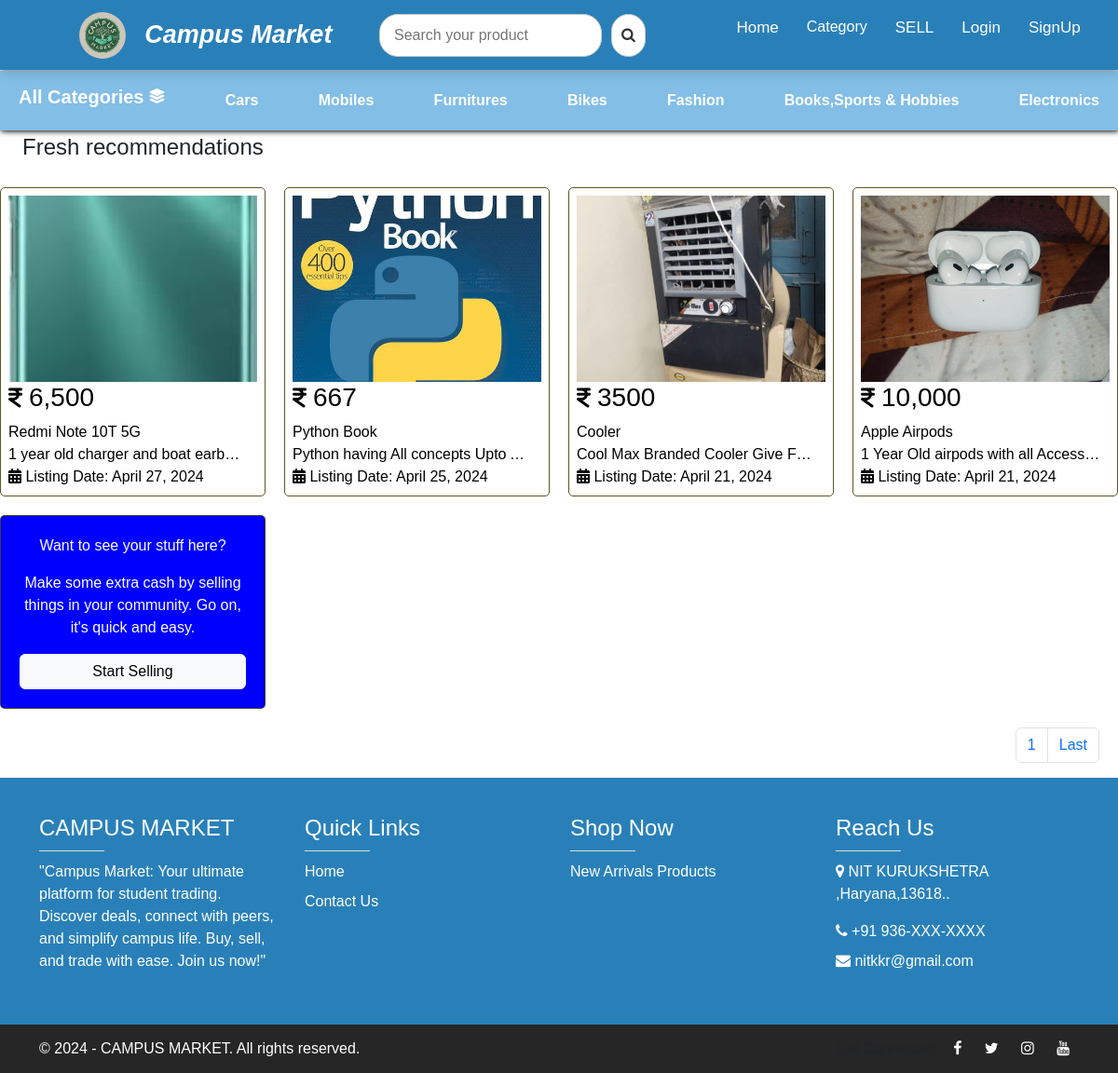
The page / on the database its author committed.
### Olxapp/models.py (models this page shows, shortened)
class Category(models.Model):
	name = models.CharField(max_length=100)

class Olx(models.Model):
    user = models.ForeignKey(User,on_delete = models.SET_NULL,null = True,blank = True)
    category = models.ForeignKey(Category, on_delete=models.CASCADE, default=1)
    title = models.CharField(max_length = 50)
    Description = models.TextField()
    SET_A_PRICE = models.CharField(max_length =50)
    Upload_image = models.ImageField(upload_to="image/",max_length=250,null=True,default=None)
    list_date = models.DateField(auto_now_add=True)
    Approved = models.BooleanField('Approved',default=False)

### pythonProject/views.py (the view)
# urls.py: path('',views.homePage,name="homepage"),
def homePage(request):
   save = Olx.objects.all().order_by('-list_date')
   cats = Category.objects.all()
   paginator = Paginator(save,7)
   page_number = request.GET.get('page')
   ServiceDataFinal =  paginator.get_page(page_number)
   totalPage = ServiceDataFinal.paginator.num_pages
   if  request.GET.get('serch') :
       item = request.GET.get('serch')
       if item!=None:
        ServiceDataFinal = Olx.objects.filter(title__icontains = item)
   data = {
           'store':ServiceDataFinal,
           'cats':cats,
             'totalPage':totalPage, #to get last page
       'totalPageList' : [n+1 for n in range(totalPage)],
        }
   return render(request,"navbar.html",data)

### templates/navbar.html (shortened to what this page needs)
{% include "header.html" %}
<div class="recommend">
<h4>Fresh recommendations</h4><hr>
</div>
  <div class="content_sell">
    {% for content in store %}
    {% if content.Approved %}
    <div class="item_sell">
      <a href="/item/{{content.id}}">
        <div class="item_contain">
          <div class="item_img">
            <img src="/media/{{content.Upload_image}}" class="sell_image" alt="">
          </div>
          <span class="item_price">
             <i class="fa-solid fa-indian-rupee-sign"></i>
             <h3>{{content.SET_A_PRICE}}</h3>
          </span>
          <div class="extra">{{content.title}}</div>
          <div class="item_desc">
            {{content.Description}}
          </div>
          <div>
            <i class="fas fa-calendar"></i> Listing Date:
            <span class="float-right ">{{content.list_date}}</span>
          </div>
        </div>
      </a>
    </div>
    {% endif %}
    {% endfor %}
    <div class="ads">
      <div>
        <p>Want to see your stuff here?</p>
        <p>Make some extra cash by selling things in your community. Go on, it's quick and easy.</p>
      </div>
      <a href="/sell/" class='btn btn-light'>Start Selling</a>
    </div>
  </div>
<div class="slider">
  <div aria-label="...">
    <ul class="pagination">
      {% for page in totalPageList  %}
      <li class="page-item"><a class="page-link" <a href="/?page={{page}}">{{page}}</a></li>
  {% endfor %}
      <li class="page-item">
        <a class="page-link" href="/?page={{totalPage}}">Last</a>
      </li>
    </ul>
  </div>
</div>
  {% include "footer_olx.html" %}
</body>
</html>

### templates/header.html (shortened to what this page needs)
<!DOCTYPE html>
<html lang="en" >
<head>
  <link rel="stylesheet" href="https://cdnjs.cloudflare.com/ajax/libs/font-awesome/6.5.1/css/all.min.css">
  <link href="https://stackpath.bootstrapcdn.com/font-awesome/4.7.0/css/font-awesome.min.css" rel="stylesheet">
  <link href="https://cdn.jsdelivr.net/npm/bootstrap@5.2.0-beta1/dist/css/bootstrap.min.css" rel="stylesheet">
</head>
<body>
 <div class="nav-conatiner">
  <nav>
    <div class="navbar">
      <div class="logo">
        <a href="/"><img src="/media/logo.jpg" width="50px" height="50px" alt="" style="border-radius: 50%;"></a>
        <div class="logo_write">
          <a href="/">
            <span class="nit">Campus</span>
            <span class="market">Market</span>
          </a>
        </div>
      </div>
      <form>
        <div class="search-form">
          <input type="search" placeholder="Search your product" class="search-input" name="serch" />
          <button class="search-button" type="submit" >
            <i class="fa fa-search"></i>
          </button>
        </div>
      </form>
      <div class="menu_contain">
        <ul class="menu">
          {% if request.user.is_superuser %}
          <li><a href="/requests/">Requests</a></li>
          {% else %}
          <li><a href="/">Home</a></li>
          {% endif %}
          <li><div class="dropdown">
            <button class="dropbtn" >Category</button>
          </div></li>
          <li><a href="/sell/" href="SELL">SELL</a></li>
          {% if request.user.is_authenticated %}
          <li><a href="/profile/">
            {% if user.profile.profile_image %}
            <img src="{{user.profile.profile_image.url}}"  style="border-radius: 50%; width:30px; height: 30px;">
            {% else %}
            <img src="{{user.profile.default.url}}" class="rounded float-right" height="30px" width="30px" style="border-radius : 50% ;" >
            {% endif %}
          </a>
        </li>
          <li><a href="/log_out/">Log Out</a></li>
         {% comment %} <li><a href="/ log_out/">Log Out</a></li> {% endcomment %}
          {% else %}
          <li><a href="/login/">Login</a></li>
          <li><a href="/signup/">SignUp</a></li>
          {% endif %}
        </ul>
      </div>
    </div>
  </nav>
  <div class="hero">
    <div class="catog">
      <h5><a href="/">All Categories</a></h5>
     <a href="/"> <i class="fa-solid fa-layer-group"></i></a>
    </div>
    {% for i in cats  %}
    <a href="/category/{{i.id}}">{{i.name}}</a>
    {% endfor %}
    </div>
    </div>

### templates/header.html (style rules this page uses)
* { margin: 0; padding: 0; box-sizing: border-box; font-family: 'Poppins', sans-serif; }
body { width: 100%; box-sizing: border-box; }
nav { position: fixed; left: 0; top: 0; width: 100%; height: 75px; background: #2980b9; box-shadow: 0 5px 10px rgba(0, 0, 0, 0.1); }
nav .navbar { display: flex; align-items: center; justify-content: space-around; height: 100%; max-width: 100%; background: #2980b9; margin-left: 40px; }
nav .navbar .logo a { color: #fff; font-size: 27px; font-weight: 600; text-decoration: none; margin-left: 20px; }
.menu_contain { display: flex; box-sizing: border-box; }
nav .navbar .menu { display: flex; }
.navbar .menu li { list-style: none; margin: 0 15px; }
.navbar .menu li a { color: #fff; font-size: 17px; font-weight: 500; text-decoration: none; }
.search-form { display: flex; align-items: center; }
.search-input { border: 1px solid #ccc; border-radius: 20px; padding: 10px 15px; margin-right: 10px; }
.search-button { background-color: #fff; border: 1px solid #ccc; border-radius: 20px; padding: 10px; cursor: pointer; }
.search-button i { color: #333; }
.content_sell { width: 100%; max-width: 1200px; margin: 5px auto 20px auto; display: grid; grid-template-columns: repeat(4, minmax(280px, 1fr)); gap: 20px; padding-top: 20px; }
.item_sell { padding: 5px; height: auto; border: 1px solid rgba(77, 72, 15, 0.914); border-radius: 5px; padding: 8px; }
.item_sell a { color: black; }
.item_img { width: 100%; object-fit: contain; }
.item_img img { width: 100%; height: 200px; object-fit: cover; }
.item_price { display: flex; gap: 2px; align-items: center; }
.item_desc { white-space: nowrap; overflow: hidden; text-overflow: ellipsis; width: 96%; }
a { text-decoration: none; color: black; }
.ads { height: auto; border: 1px solid rgba(77, 72, 15, 0.914); background-color: blue; border-radius: 5px; padding: 20px; color: white; display: flex; flex-direction: column; justify-content: space-between; text-align: center; }
.recommend { margin-top: 4px; height: 2em; width: 100%; padding-left: 24px; }
.slider { width: 100%; display: flex; padding-right: 20px; justify-content: end; }
.item_price { display: flex; align-items: center; }
.item_price i { font-size: 24px; margin-right: 5px; margin-bottom: 7px; }
.hero { width: 100%; margin-top: 76px; height: 4rem; box-shadow: 1px 1px 6px black; display:flex; justify-content: space-between; padding: 0 20px; background-color: #82bee6; align-items: center; color: white; }
.catog { display: flex; gap : 5px; }
.hero a { color: white; font-weight: bold; }
.dropbtn { background-color:#2980b9; color: white; font-weight: 500; font-size: 16px; border: none; }
.dropdown { position: relative; display: inline-block; }
.logo { display: flex; align-items: center; }
.nit { font-style: italic; font-weight: bold; }
.market { font-style: italic; }

### rows shown on the page
Category: name "Cars"
Category: name "Mobiles"
Category: name "Furnitures"
Category: name "Bikes"
Category: name "Fashion"
Category: name "Books,Sports & Hobbies"
Category: name "Electronics"
Olx: Upload_image (picture), SET_A_PRICE "6,500", title "Redmi Note 10T 5G", Description "1 year old charger and boat earb…", list_date "April 27, 2024"
Olx: Upload_image (picture), SET_A_PRICE "667", title "Python Book", Description "Python having All concepts Upto…", list_date "April 25, 2024"
Olx: Upload_image (picture), SET_A_PRICE "3500", title "Cooler", Description "Cool Max Branded Cooler Give F…", list_date "April 21, 2024"
Olx: Upload_image (picture), SET_A_PRICE "10,000", title "Apple Airpods", Description "1 Year Old airpods with all Acces…", list_date "April 21, 2024"

### other values the page prints
{{ page }} "1"
